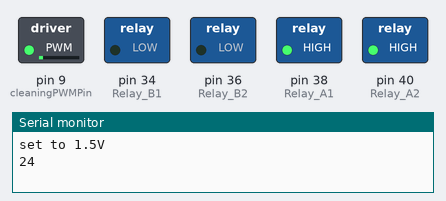
The sketch below on a simulated Arduino Mega 2560, built with avr-gcc and run on an emulated ATmega2560. On the bench: switched loads named in the sketch (green lamp = pin HIGH), the last lines printed to the serial monitor.

Above: at 0.15 s.
At 10.05 s:
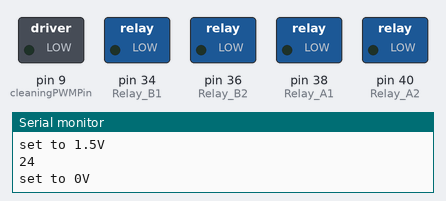
Timing chart, 0 to 13.1 s (numbered marks = the images above):
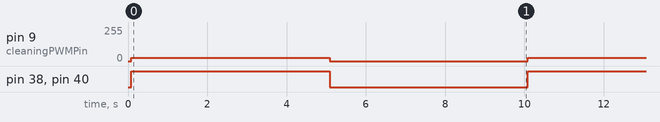

The sketch:

Voltage_reg_test.ino
```cpp
//preperation preamble
#include <SPI.h>
#include <SD.h>
#include <Wire.h> // neccesary for flow sensor & maybe SD module
#include <SoftwareSerial.h>


//%%%%%%%%%%%%%%%%%%%%%%%%%%%%%%%%%%%%%%%%%%%%%%%%%%%%%%%%%%%%%%%%%%%%%%%%%%%%%%%%%%%%%%%%%%%%%%%%%%%%%%%%%%%%%%%%%%%%%%%%%%%%%%
//%%%%%%%%%%%%%%%%%%%%%%%%%%%%%%%%%%%%%%%%%%%%%%%%%%%%%%%%%%%%%%%%%%%%%%%%%%%%%%%%%%%%%%%%%%%%%%%%%%%%%%%%%%%%%%%%%%%%%%%%%%%%%%
//ASSIGN PINS
//%%%%%%%%%%%%%%%%%%%%%%%%%%%%%%%%%%%%%%%%%%%%%%%%%%%%%%%%%%%%%%%%%%%%%%%%%%%%%%%%%%%%%%%%%%%%%%%%%%%%%%%%%%%%%%%%%%%%%%%%%%%%%%
//%%%%%%%%%%%%%%%%%%%%%%%%%%%%%%%%%%%%%%%%%%%%%%%%%%%%%%%%%%%%%%%%%%%%%%%%%%%%%%%%%%%%%%%%%%%%%%%%%%%%%%%%%%%%%%%%%%%%%%%%%%%%%%

//wiper motor controlling
const int cleaningPWMPin 			= 9;  // Connect the motor's PWM input pin to pin 9
const int Relay_A1    			  = 38; //38H-bridge Forward
const int Relay_A2    			  = 40; //40H-bridge Forward
const int Relay_B1    		  	= 34; //34H-bridge Reverse
const int Relay_B2    		  	= 36; //36H-bridge Reverse


//%%%%%%%%%%%%%%%%%%%%%%%%%%%%%%%%%%%%%%%%%%%%%%%%%%%%%%%%%%%%%%%%%%%%%%%%%%%%%%%%%%%%%%%%%%%%%%%%%%%%%%%%%%%%%%%%%%%%%%%%%%%%%%
//%%%%%%%%%%%%%%%%%%%%%%%%%%%%%%%%%%%%%%%%%%%%%%%%%%%%%%%%%%%%%%%%%%%%%%%%%%%%%%%%%%%%%%%%%%%%%%%%%%%%%%%%%%%%%%%%%%%%%%%%%%%%%%
//Variables
//%%%%%%%%%%%%%%%%%%%%%%%%%%%%%%%%%%%%%%%%%%%%%%%%%%%%%%%%%%%%%%%%%%%%%%%%%%%%%%%%%%%%%%%%%%%%%%%%%%%%%%%%%%%%%%%%%%%%%%%%%%%%%%
//%%%%%%%%%%%%%%%%%%%%%%%%%%%%%%%%%%%%%%%%%%%%%%%%%%%%%%%%%%%%%%%%%%%%%%%%%%%%%%%%%%%%%%%%%%%%%%%%%%%%%%%%%%%%%%%%%%%%%%%%%%%%%%
double Pressure_reading = 0.000; // pressure reading that is used for data
String Data_output_string;

int Time_check_data = 0;

int Time_check_wipe = 0;
int fileNumber = 0;
int wipe_timer = 0;
float cleaning_voltage = 1.5; // sets the drive voltage for electrolysis mesh cleaning
float filtrant_weight = 0.0;
//%%%%%%%%%%%%%%%%%%%%%%%%%%%%%%%%%%%%%%%%%%%%%%%%%%%%%%%%%%%%%%%%%%%%%%%%%%%%%%%%%%%%%%%%%%%%%%%%%%%%%%%%%%%%%%%%%%%%%%%%%%%%%%
//%%%%%%%%%%%%%%%%%%%%%%%%%%%%%%%%%%%%%%%%%%%%%%%%%%%%%%%%%%%%%%%%%%%%%%%%%%%%%%%%%%%%%%%%%%%%%%%%%%%%%%%%%%%%%%%%%%%%%%%%%%%%%%
//Constants
//%%%%%%%%%%%%%%%%%%%%%%%%%%%%%%%%%%%%%%%%%%%%%%%%%%%%%%%%%%%%%%%%%%%%%%%%%%%%%%%%%%%%%%%%%%%%%%%%%%%%%%%%%%%%%%%%%%%%%%%%%%%%%%
//%%%%%%%%%%%%%%%%%%%%%%%%%%%%%%%%%%%%%%%%%%%%%%%%%%%%%%%%%%%%%%%%%%%%%%%%%%%%%%%%%%%%%%%%%%%%%%%%%%%%%%%%%%%%%%%%%%%%%%%%%%%%%%
const int Take_data_interval = 10000; //10 sec interval at which data will be collected from any operable sysytem sensor

const int non_repeat_const = 200; //value of milliseconds meant to prevent accidental double writes of data

//Motor Controller parameters

const float SUPPLY_VOLTAGE = 15.63; //Measured voltage
const int VOLTAGE_LIMIT = 2; //limit the max voltage able to be sent to the motor.
//^ kinda guessed this by slowing the bull gear by hand until 6v was commanded to the motor... it's a good gronk.

//Drive cleaning votlage
void Set_cleaning_Voltage(float VOLTS)
{
  int CleaningPWM = 0;
  if (VOLTS < VOLTAGE_LIMIT & VOLTS > 0)
    {
    CleaningPWM = VOLTS/SUPPLY_VOLTAGE*256;
    Serial.println(String(CleaningPWM));
    digitalWrite(Relay_A1, HIGH); //
    digitalWrite(Relay_A2, HIGH); //
    digitalWrite(Relay_B1, LOW);  //
    digitalWrite(Relay_B2, LOW);  //
    analogWrite(cleaningPWMPin, CleaningPWM);
    }
  else if(VOLTS >= VOLTAGE_LIMIT)
    {
    CleaningPWM = VOLTAGE_LIMIT;
    digitalWrite(Relay_A1, HIGH);
    digitalWrite(Relay_A2, HIGH); //
    digitalWrite(Relay_B1, LOW);  //
    digitalWrite(Relay_B2, LOW);  //
    analogWrite(cleaningPWMPin, CleaningPWM);
    }
  else
    {
    CleaningPWM = 0;
    digitalWrite(Relay_A1, LOW); //
    digitalWrite(Relay_A2, LOW); //
    digitalWrite(Relay_B1, LOW); //
    digitalWrite(Relay_B2, LOW); //
    analogWrite(cleaningPWMPin, 0);
    }
return;
}


void setup() {
  Serial.begin(9600);      // Serial monitor baud rate
  // put your setup code here, to run once:
  //Set IO for pins in use
  pinMode(cleaningPWMPin, OUTPUT); // This is for motor
  pinMode(Relay_A1,  OUTPUT); //H-bridge Forward
  pinMode(Relay_A2,  OUTPUT); //H-bridge Forward
  pinMode(Relay_B1,  OUTPUT); //H-bridge Reverse
  pinMode(Relay_B2,  OUTPUT); //H-bridge Reverse

  Serial.println("Testing voltage regulation function of arduino PWM plus Low pass filter");
  Serial.println(" Switch between 1.5 volts and 0 volts every 5 seconds");
}

void loop() {
  // put your main code here, to run repeatedly:
Serial.println("set to 1.5V");
Set_cleaning_Voltage(1.5);
delay(5000);
Serial.println("set to 0V");
Set_cleaning_Voltage(0);
delay(5000);

}
```

Measured:
- by itself, pin 9 (cleaningPWMPin): alternates 24/255 for 5.0 s and 0/255 for 5.0 s
- by itself, pin 38 (Relay_A1), pin 40 (Relay_A2): alternates HIGH for 5.0 s and LOW for 5.0 s
